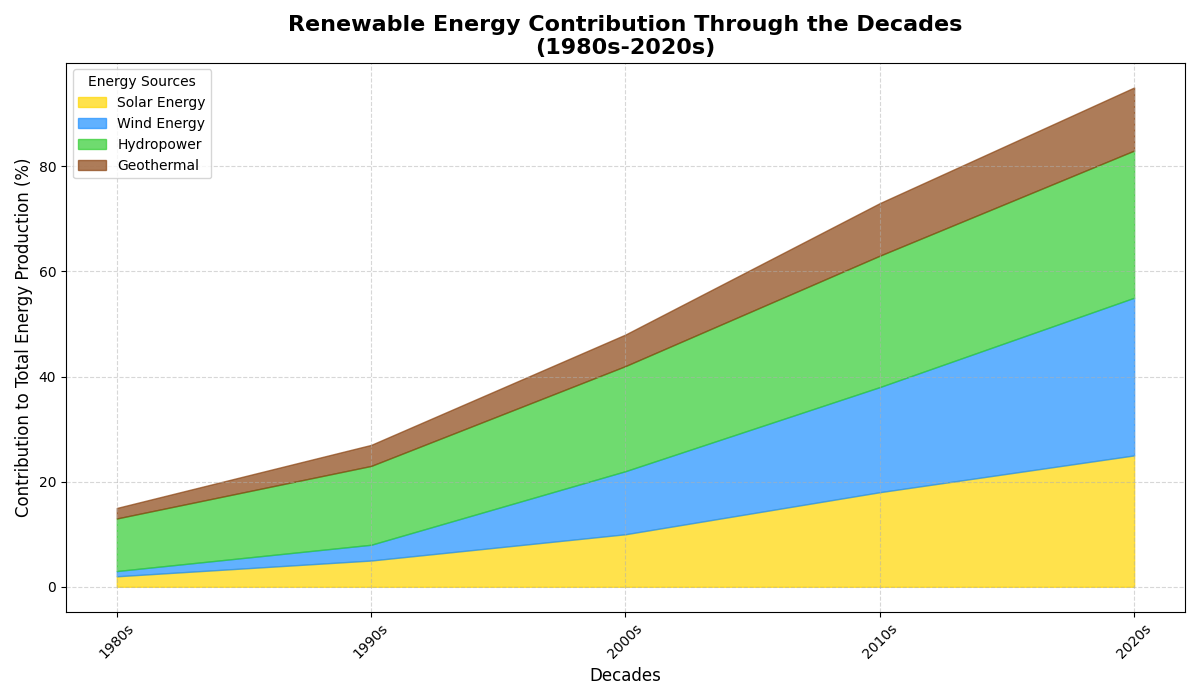

Source code (Python):
import matplotlib.pyplot as plt
import numpy as np

# Backstory: Monitoring Renewable Energy Contribution Over Decades
# This chart visualizes how various renewable energy sources have contributed to the overall energy production over several decades.

# Data setup
decades = np.array(['1980s', '1990s', '2000s', '2010s', '2020s'])
solar_energy = np.array([2, 5, 10, 18, 25])
wind_energy = np.array([1, 3, 12, 20, 30])
hydropower = np.array([10, 15, 20, 25, 28])
geothermal = np.array([2, 4, 6, 10, 12])

# Create the figure and axis
fig, ax = plt.subplots(figsize=(12, 7))

# Plotting the stacked area chart
ax.fill_between(decades, solar_energy, label='Solar Energy', color='#FFD700', alpha=0.7)
ax.fill_between(decades, solar_energy, wind_energy + solar_energy, label='Wind Energy', color='#1E90FF', alpha=0.7)
ax.fill_between(decades, wind_energy + solar_energy, wind_energy + solar_energy + hydropower, label='Hydropower', color='#32CD32', alpha=0.7)
ax.fill_between(decades, wind_energy + solar_energy + hydropower, wind_energy + solar_energy + hydropower + geothermal, label='Geothermal', color='#8B4513', alpha=0.7)

# Add titles and labels
ax.set_title('Renewable Energy Contribution Through the Decades\n(1980s-2020s)', fontsize=16, fontweight='bold')
ax.set_xlabel('Decades', fontsize=12)
ax.set_ylabel('Contribution to Total Energy Production (%)', fontsize=12)

# Customize x-axis ticks
ax.set_xticks(np.arange(len(decades)))
ax.set_xticklabels(decades, rotation=45)

# Add a grid to improve readability
ax.grid(linestyle='--', alpha=0.5)

# Add a legend to distinguish between areas
ax.legend(loc='upper left', title='Energy Sources', fontsize=10)

# Adjust the layout to prevent overlap
plt.tight_layout()

# Display the plot
plt.show()
